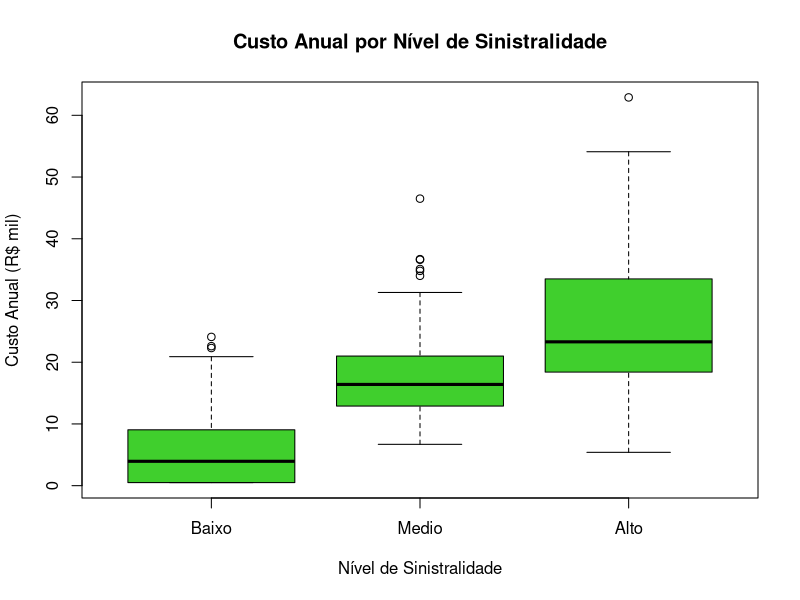
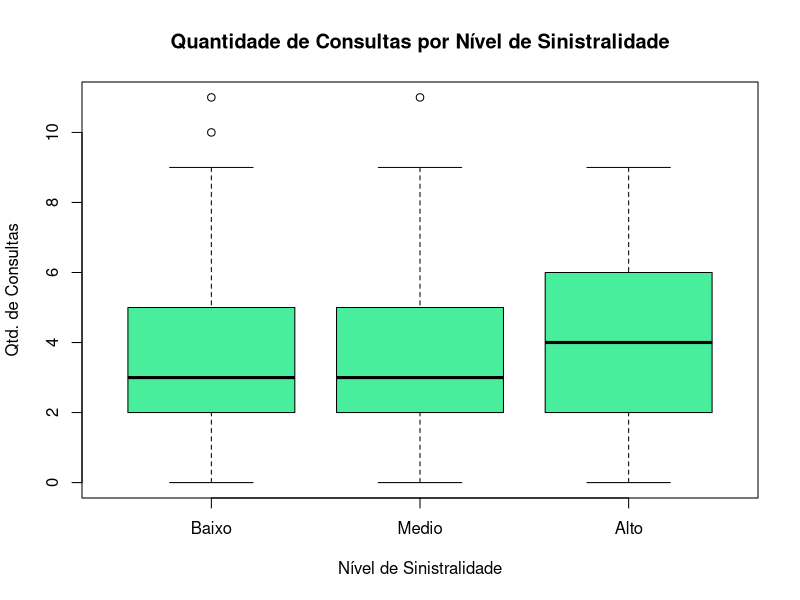
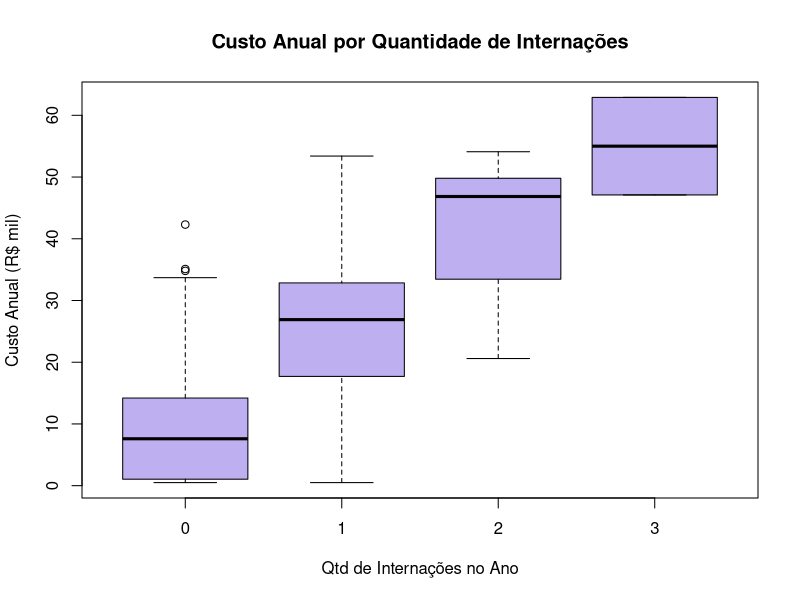
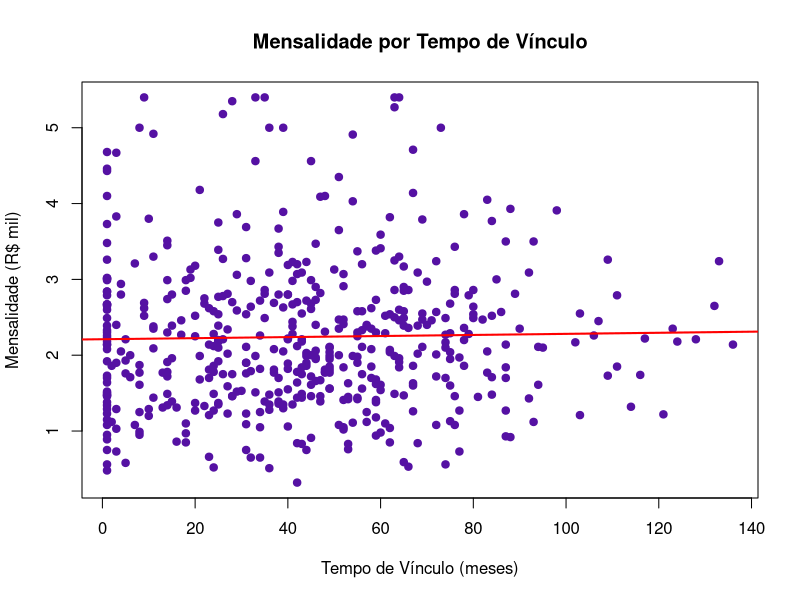
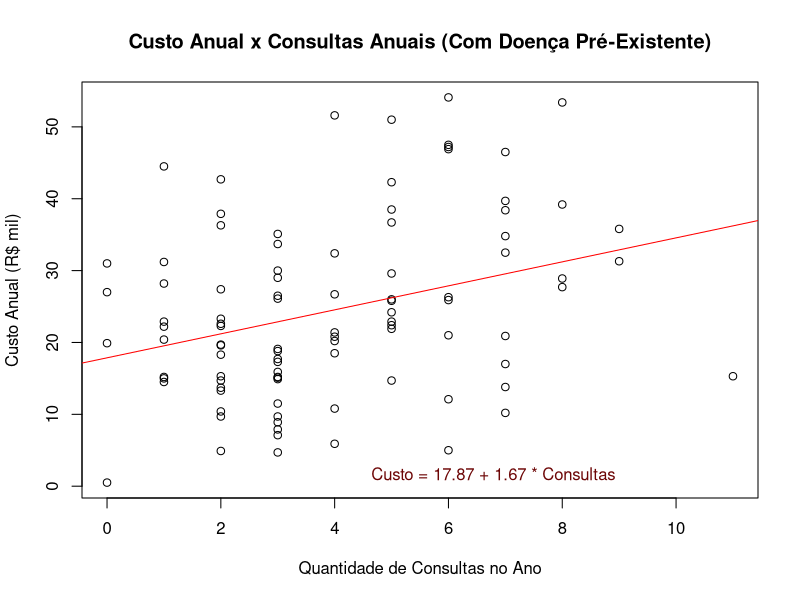
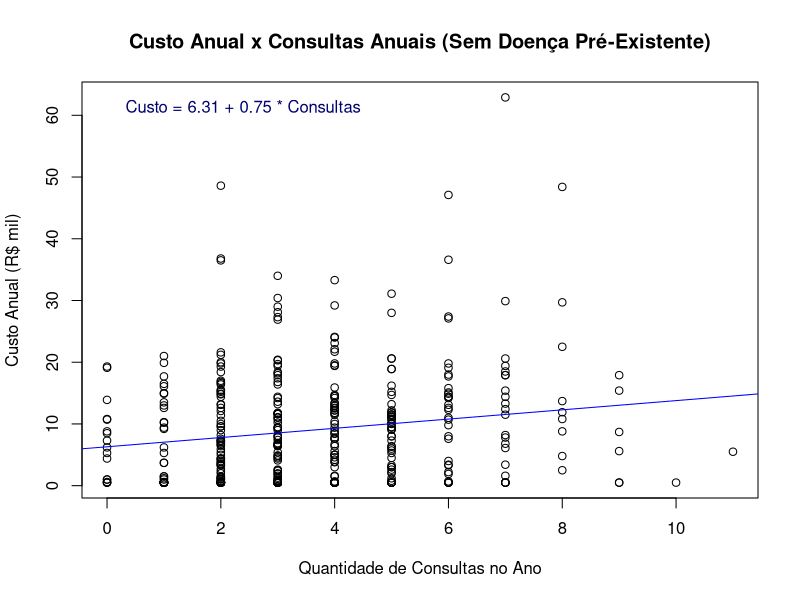

Write R code to recreate these figures, in order.
# -----------------------------------------------------------------------------
# I. PREPARAÇÃO DA BASE DE DADOS:

print("Parte 0: Preparação da base de dados")

# Instalar pacote APENAS UMA VEZ e carregar pacotes
install.packages("readxl")
install.packages("ggplot2")
install.packages("styler")
library(readxl)
library(ggplot2)

dados <- read_excel("saude_amostra.xlsx")

# Verificar estrutura inicial da base sobre saúde:
head(dados) # Exibe primeiras linhas
str(dados) # Exibe estrutura e tipos de variáveis
colSums(is.na(dados)) # Verificar se há valores ausentes (NA) na base

# Converter variáveis específicas para inteiro, ou seja, quantitativa discreta:
dados$Idade <- as.integer(dados$Idade)
dados$Tempo_Plano_Meses <- as.integer(dados$Tempo_Plano_Meses)
dados$Qtd_Consultas_Ano <- as.integer(dados$Qtd_Consultas_Ano)
dados$Qtd_Internacoes_Ano <- as.integer(dados$Qtd_Internacoes_Ano)

# Converter para qualitativa nominal:
dados$Tipo_Plano <- as.factor(dados$Tipo_Plano)
dados$Regiao <- as.factor(dados$Regiao)
dados$Canal_Aquisicao <- as.factor(dados$Canal_Aquisicao)
dados$Possui_Pre_Existencia <- as.factor(dados$Possui_Pre_Existencia)
dados$Cancelou_Plano <- as.factor(dados$Cancelou_Plano)


# Converter para qualitativa ordinal com especificação dos níveis em ordem
dados$Nivel_Sinistralidade <- factor(
  dados$Nivel_Sinistralidade,
  levels = c("Baixo", "Medio", "Alto"),
  ordered = TRUE
)

dados$Perfil_Utilizacao <- factor(
  dados$Perfil_Utilizacao,
  levels = c("Raramente", "Ocasional", "Frequente", "Critico"),
  ordered = TRUE
)

# Verificar estrutura inicial da base sobre saúde:
head(dados) # Exibe primeiras linhas
str(dados) # Exibe estrutura e tipos de variáveis
colSums(is.na(dados)) # Verificar se há valores ausentes (NA) na base

# -----------------------------------------------------------------------------
# II. PARTE 1 - VALIDANDO A CONSISTÊNCIA DOS DADOS:

print("Parte 1: Validando a consistência dos dados")
print("Parte 1.2:")

# Contar quantidade de IDs de beneficiários duplicados na base de dados.
sum(duplicated(dados$ID_Beneficiario))

# Criar um vetor com o nome das variáveis quantitativas
# e exibir frequência de todas
# Busca os valores mínimos e máximos, o desvio
# padrão e exibir cada variável quantitativa
cols_quantitativas <- c(
  "Idade", "Tempo_Plano_Meses", "Qtd_Consultas_Ano",
  "Qtd_Internacoes_Ano", "Custo_Anual_Operadora_K",
  "Mensalidade_K"
)
summary(dados[, cols_quantitativas])
sapply(dados[, cols_quantitativas], range, na.rm = TRUE)
sapply(dados[, cols_quantitativas], sd, na.rm = TRUE)

# Verificar se os valores passam os limites estipulados no enunciado.
# Qtd de Consultas: 0 a 45
# Qtd Internações: 0 a 8
sum(dados$Qtd_Consultas_Ano < 0 | dados$Qtd_Consultas_Ano > 45, na.rm = TRUE)
sum(dados$Qtd_Internacoes_Ano < 0 | dados$Qtd_Internacoes_Ano > 8, na.rm = TRUE)

# Verificar se as variáveis quantitativas discretas
# possuem valores decimais, que estão incorretos
sum(dados$Idade %% 1 != 0, na.rm = TRUE)
sum(dados$Tempo_Plano_Meses %% 1 != 0, na.rm = TRUE)
sum(dados$Qtd_Consultas_Ano %% 1 != 0, na.rm = TRUE)
sum(dados$Qtd_Internacoes_Ano %% 1 != 0, na.rm = TRUE)

# Função que calcula os outliers usando as mesmas regras do summary()
outliers_summary <- function(x) {
  q1 <- quantile(x, 0.25, na.rm = TRUE)
  q3 <- quantile(x, 0.75, na.rm = TRUE)
  iqr <- q3 - q1
  limite_inf <- q1 - 1.5 * iqr
  limite_sup <- q3 + 1.5 * iqr
  # Retorna os valores que ultrapassam os limites
  x[x < limite_inf | x > limite_sup]
}

# Listar os valores discrepantes de todas as variáveis pela regra do summary
lapply(dados[cols_quantitativas], outliers_summary)

# Contar a quantidade exata de outliers por variável pela regra do summary
sapply(dados[cols_quantitativas], function(x) length(outliers_summary(x)))

# Criar um vetor com o nome das variáveis qualitativas
# e exibir os valores de cada categoria de todas
cols_qualitativas <- c(
  "Tipo_Plano", "Regiao", "Possui_Pre_Existencia", "Canal_Aquisicao",
  "Nivel_Sinistralidade", "Cancelou_Plano", "Perfil_Utilizacao"
)
summary(dados[, cols_qualitativas])

# Calcular frequência relativa de cada categoria de cada variável qualitativa
round(prop.table(table(dados$Tipo_Plano)) * 100, 1)
round(prop.table(table(dados$Regiao)) * 100, 1)
round(prop.table(table(dados$Possui_Pre_Existencia)) * 100, 1)
round(prop.table(table(dados$Canal_Aquisicao)) * 100, 1)
round(prop.table(table(dados$Nivel_Sinistralidade)) * 100, 1)
round(prop.table(table(dados$Cancelou_Plano)) * 100, 1)
round(prop.table(table(dados$Perfil_Utilizacao)) * 100, 1)

# -----------------------------------------------------------------------------
# III. PARTE 2 - TABELA CRUZADA ENTRE TIPO DE PLANO E CANAL DE AQUISIÇÃO:

# Tabela de frequência relativa, que precisa da de frequência absoluta:
print("Parte 2: Tipos de Plano e Canal de Aquisição estão associados?")
print("Parte 2.1:")
(round(prop.table(table(dados$Tipo_Plano, dados$Canal_Aquisicao), margin = 2) * 100, 2))

# -----------------------------------------------------------------------------
# IV. PARTE 3 - USO DO PLANO POR NÍVEL DE SINISTRALIDADE:

print("Parte 3: Uso do plano por nível de sinistralidade")
print("Parte 3.1: Custo Anual e Quantidade de Consultas
No Ano por Nível De Sinistralidade.")

# Summary: calcula Mínimo, 1º Quartil, Mediana, Média e 3º Quartil
# Calcular medidas numéricas e o desvio-padrão do Custo Anual:
aggregate(Custo_Anual_Operadora_K ~ Nivel_Sinistralidade, data = dados, summary)
aggregate(Custo_Anual_Operadora_K ~ Nivel_Sinistralidade, data = dados, sd)

# Gráfico Custo por Sinistralidade
png("boxplot_custo_sinistralidade.png", width = 1000, height = 750, res = 130)
boxplot(Custo_Anual_Operadora_K ~ Nivel_Sinistralidade,
  data = dados,
  main = "Custo Anual por Nível de Sinistralidade",
  xlab = "Nível de Sinistralidade",
  ylab = "Custo Anual (R$ mil)",
  col = "#40cf2d"
)
dev.off()

# Calcular medidas numéricas e o desvio-padrão da Quantidade de Consultas:
aggregate(Qtd_Consultas_Ano ~ Nivel_Sinistralidade, data = dados, summary)
aggregate(Qtd_Consultas_Ano ~ Nivel_Sinistralidade, data = dados, sd)

# Gráfico Quantidade de Consultas por Sinistralidade
png("boxplot_consultas_sinistralidade.png",
  width = 1000, height = 750, res = 130
)
boxplot(Qtd_Consultas_Ano ~ Nivel_Sinistralidade,
  data = dados,
  main = "Quantidade de Consultas por Nível de Sinistralidade",
  xlab = "Nível de Sinistralidade",
  ylab = "Qtd. de Consultas",
  col = "#49ee9c"
)
dev.off()

print("Parte 3.2: Existe indício de que o padrão de uso do plano está
associado ao nível de # Tabela cruzada de frequência relativa
(% em cada nível de sinistralidade)")

# Criar frequência relativa da Utilização do Perfil em
# relação ao Nível de Sinistralidade
round(prop.table(table(dados$Perfil_Utilizacao, dados$Nivel_Sinistralidade), margin = 2) * 100, 2)

# -----------------------------------------------------------------------------
# V. PARTE 4 - HÁ INDÍCIOS DE QUE O TEMPO DE PLANO INFLUÊNCIA A MENSALIDADE?

print("Parte 4: Há indícios de que o tempo de plano influencia a mensalidade?")
print("Parte 4.1: Custo Anual e Quantidade de Internações no ano ")

# Calcular frequência relativa de Quantidade de Internações no Ano
(round(prop.table(table(dados$Qtd_Internacoes_Ano)) * 100, 1))

# Gráfico Custo Anual por Quantidade de Internações
png("boxplot_custo_internacoes.png", width = 1000, height = 750, res = 130)
boxplot(Custo_Anual_Operadora_K ~ Qtd_Internacoes_Ano,
  data = dados,
  main = "Custo Anual por Quantidade de Internações",
  xlab = "Qtd de Internações no Ano",
  ylab = "Custo Anual (R$ mil)",
  col = "#beb0f0"
)
dev.off()

# Calcula o resumo do Custo separando por quantidade de Internações (0, 1, 2...)
tapply(dados$Custo_Anual_Operadora_K, dados$Qtd_Internacoes_Ano, summary)
# Desvio-padrão do Custo Anual para cada quantidade de internações
tapply(dados$Custo_Anual_Operadora_K, dados$Qtd_Internacoes_Ano, sd)

# Calcular coeficiente de relação linear entre Custo Anual e Qtd de Internações
# Próximo de 1: Relação positiva
# Próximo de 0: Nenhuma relação aparente
# Próximo de -1: Relação inversa
cor(dados$Custo_Anual_Operadora_K, dados$Qtd_Internacoes_Ano)

print("Parte 4.2: Mensalidade por tempo de plano ")

# Gráfico Mensalidade por Tempo de Vínculo
png("tempo_mensalidade.png", width = 1000, height = 750, res = 130)
plot(dados$Tempo_Plano_Meses, dados$Mensalidade_K,
  main = "Mensalidade por Tempo de Vínculo",
  xlab = "Tempo de Vínculo (meses)",
  ylab = "Mensalidade (R$ mil)",
  col = "#5511a3",
  pch = 19
)
abline(lm(Mensalidade_K ~ Tempo_Plano_Meses, data = dados),
  col = "red", lwd = 2
)
dev.off()

# Calcular coeficiente de relação linear entre Tempo de Vínculo e Mensalidade
cor(dados$Tempo_Plano_Meses, dados$Mensalidade_K)

# -----------------------------------------------------------------------------
# V. PARTE 5 - DOENÇA PRÉ-EXISTENTE E SENSIBILIDADE DO CUSTO ÀS CONSULTAS:

# Subset: Filtra a planilha de dados criando
# um subconjunto com base em uma regra
dados_com_preex <- subset(dados, Possui_Pre_Existencia == "Sim")
dados_sem_preex <- subset(dados, Possui_Pre_Existencia == "Nao")

# Lm: Ajusta o modelo de regressão linear
mod_com_preex <- lm(Custo_Anual_Operadora_K ~ Qtd_Consultas_Ano,
  data = dados_com_preex
)
mod_sem_preex <- lm(Custo_Anual_Operadora_K ~ Qtd_Consultas_Ano,
  data = dados_sem_preex
)

# Coef: Exibe os dois valores numéricos para escrever a equação da reta:
# Intercep: Coeficiente Linear
# Qtd_Consultas_Ano: Coeficiente Angular
coef(mod_com_preex)
coef(mod_sem_preex)

# Calcular o Erro Quadrático Médio (EQM):
# Desvio total entre os custos reais dos clientes
# e o custo previsto pela linha reta.
print("EQM - COM Doença Pré-Existente:")
(eqm_com_preex <- sum(residuals(mod_com_preex)^2))
print("EQM - SEM Doença Pré-Existente:")
(eqm_sem_preex <- sum(residuals(mod_sem_preex)^2))

# Gráfico Beneficiários COM Doença Pré-Existente
png("custo_com_doenca_preex.png", width = 1000, height = 750, res = 130)
plot(dados_com_preex$Qtd_Consultas_Ano, dados_com_preex$Custo_Anual_Operadora_K,
  main = "Custo Anual x Consultas Anuais (Com Doença Pré-Existente)",
  xlab = "Quantidade de Consultas no Ano",
  ylab = "Custo Anual (R$ mil)"
)
abline(mod_com_preex, col = "red")
legend("bottomright",
  legend = paste0(
    "Custo = ", round(coef(mod_com_preex)[1], 2), " + ",
    round(coef(mod_com_preex)[2], 2), " * Consultas"
  ),
  bty = "n",
  text.col = "#6d0606",
  cex = 1,
  inset = c(0.2, 0.01)
)
dev.off()

# Gráfico Beneficiários SEM Doença Pré-Existente
png("custo_sem_doenca_preex.png", width = 1000, height = 750, res = 130)
plot(dados_sem_preex$Qtd_Consultas_Ano, dados_sem_preex$Custo_Anual_Operadora_K,
  main = "Custo Anual x Consultas Anuais (Sem Doença Pré-Existente)",
  xlab = "Quantidade de Consultas no Ano",
  ylab = "Custo Anual (R$ mil)"
)
abline(mod_sem_preex, col = "blue")
legend("topleft",
  legend = paste0(
    "Custo = ", round(coef(mod_sem_preex)[1], 2), " + ",
    round(coef(mod_sem_preex)[2], 2), " * Consultas"
  ),
  bty = "n",
  text.col = "#020270",
  cex = 1,
  inset = c(0.02, 0.01)
)
dev.off()
